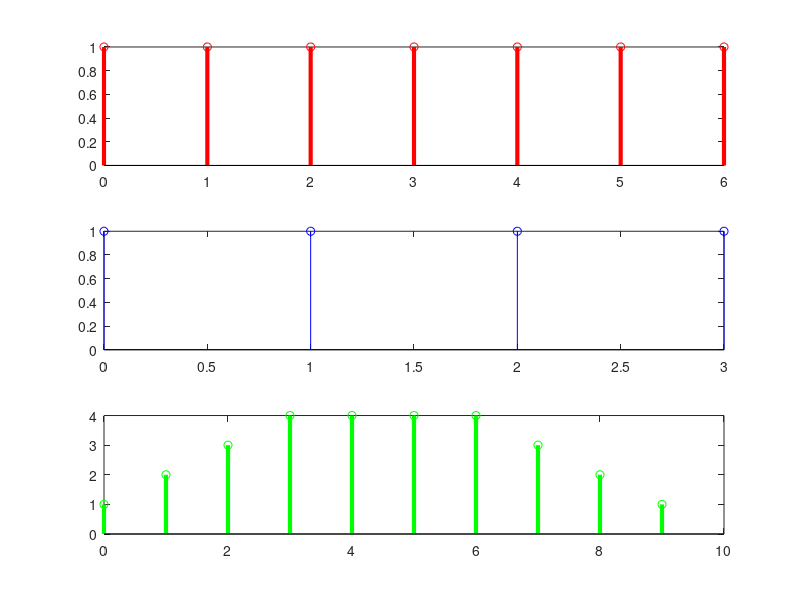

The MATLAB source for this figure:
% [Sascha Spors](https://orcid.org/0000-0001-7225-9992),
% Professorship Signal Theory and Digital Signal Processing,
% [Institute of Communications Engineering (INT)](https://www.int.uni-rostock.de/),
% Faculty of Computer Science and Electrical Engineering (IEF),
% [University of Rostock, Germany](https://www.uni-rostock.de/en/)
% 
% # Tutorial Signals and Systems (Signal- und Systemtheorie)
% 
% Summer Semester 2021 (Bachelor Course #24015)
% 
% - lecture: https://github.com/spatialaudio/signals-and-systems-lecture
% - tutorial: https://github.com/spatialaudio/signals-and-systems-exercises
% 
% WIP...
% The project is currently under heavy development while adding new material for the summer semester 2021
% 
% Feel free to contact lecturer [frank.schultz@uni-rostock.de](https://orcid.org/0000-0002-3010-0294)

% Exercise 8.4

clear all
close all
clc

M = 7;
k1 = 0;
x1 = [zeros(1,k1) ones(1,M)];
t1 = [0:length(x1)-1];

N = 4;
k2 = 0;
x2 = [zeros(1,k2) ones(1,N)];
t2 = [0:length(x2)-1];

y = conv(x1,x2,'full');
t = [0:length(y)-1];

L = M+N-1

subplot(3,1,1)
stem(t1,x1, 'r', 'LineWidth',3)
subplot(3,1,2)
stem(t2,x2, 'b')
subplot(3,1,3)
stem(t,y, 'g', 'LineWidth',3)

clc
disp('k1+k2')
k1+k2
disp('k1+k2+y-1')
k1+k2+max(y)-1
disp('k1+k2+L-y')
k1+k2+L-max(y)
disp('k1+k2+L-1')
k1+k2+L-1
disp('|M-N|+1')
abs(M-N)+1
max(y)-1

% ## Copyright
% 
% This tutorial is provided as Open Educational Resource (OER), to be found at
% https://github.com/spatialaudio/signals-and-systems-exercises
% accompanying the OER lecture
% https://github.com/spatialaudio/signals-and-systems-lecture.
% Both are licensed under a) the Creative Commons Attribution 4.0 International
% License for text and graphics and b) the MIT License for source code.
% Please attribute material from the tutorial as *Frank Schultz,
% Continuous- and Discrete-Time Signals and Systems - A Tutorial Featuring
% Computational Examples, University of Rostock* with
% ``main file, github URL, commit number and/or version tag, year``.
